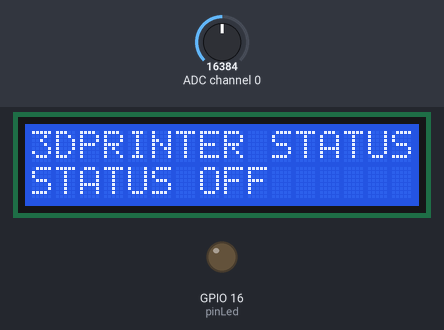
The program below on a simulated Raspberry Pi (BCM pin numbers). Shown: 16×2 character LCD, output pins drawn as LEDs (lit = HIGH). The test bench sets the inputs (shaded band); at power-on: ADC channel 0 = 16384 (analog values on the 0–32767 scale). What the program prints to the terminal is not drawn.

Above: at 1.4 s.
1.5 s: ADC channel 0 set to 528
3.5 s: ADC channel 0 set to 440
At 5.8 s:
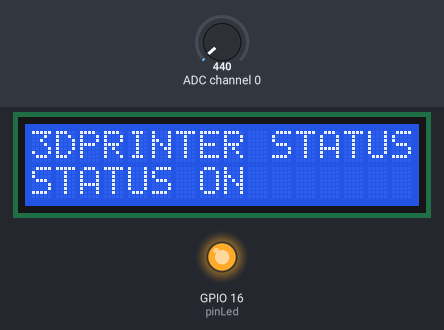
6.1 s: ADC channel 0 set to 3932
At 6.7 s:
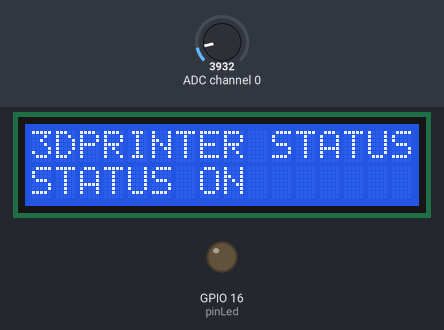
8.2 s: ADC channel 0 set to 173
At 8.84 s:
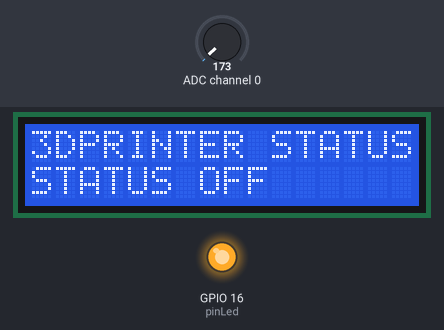
10.3 s: ADC channel 0 set to 827
At 11.9 s:
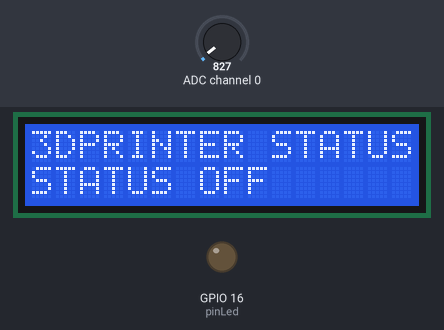
Timing chart, 0 to 13.4 s (numbered marks = the images above; inputs shaded):
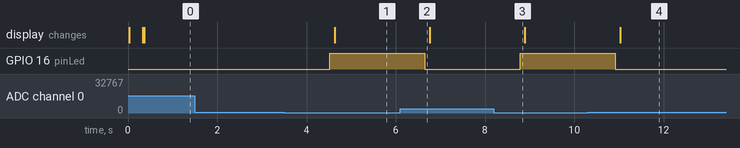

The program:

ldrlcd.py
```python
import Adafruit_ADS1x15
from time import sleep, strftime, time
import RPi.GPIO as GPIO
import numpy
import lcddriver
from time import *

lcd = lcddriver.lcd()

GPIO.setmode(GPIO.BCM)
GPIO.setwarnings(False)

adc = Adafruit_ADS1x15.ADS1115()
GAIN = 1

pinLed = 16
GPIO.setup(pinLed, GPIO.OUT)

# collect/read ldr sensor value wit ADS1115
def ldr():
    ldrValue = adc.read_adc(0, gain=GAIN)
    return ldrValue

 # run forever except terminated
while True:
	try:
    #convert to 0 - 100% if needed
		per = numpy.interp(ldr(), [0,4000], [0, 100])

    #print values
		print('LDR raw value: ' + str(ldr()) + ' :::' + str(int(per)) + '%')

    #if value < 6000: it is now dark, turn LED on
		if ldr() < 500:
			GPIO.output(pinLed, GPIO.HIGH)
                        lcd.lcd_display_string("3DPRINTER STATUS", 1)
                        lcd.lcd_display_string("STATUS ON", 2)
		else:
			GPIO.output(pinLed, GPIO.LOW)
                        lcd.lcd_display_string("3DPRINTER STATUS", 1)
                        lcd.lcd_display_string("STATUS OFF", 2)
		sleep(2)
	except KeyboardInterrupt:
        	GPIO.cleanup()
	        sleep(1)
```

lcddriver.py
```python
import i2c_lib
from time import *

# LCD Address
ADDRESS = 0x27
PORT=1
# commands
LCD_CLEARDISPLAY = 0x01
LCD_RETURNHOME = 0x02
LCD_ENTRYMODESET = 0x04
LCD_DISPLAYCONTROL = 0x08
LCD_CURSORSHIFT = 0x10
LCD_FUNCTIONSET = 0x20
LCD_SETCGRAMADDR = 0x40
LCD_SETDDRAMADDR = 0x80

# flags for display entry mode
LCD_ENTRYRIGHT = 0x00
LCD_ENTRYLEFT = 0x02
LCD_ENTRYSHIFTINCREMENT = 0x01
LCD_ENTRYSHIFTDECREMENT = 0x00

# flags for display on/off control
LCD_DISPLAYON = 0x04
LCD_DISPLAYOFF = 0x00
LCD_CURSORON = 0x02
LCD_CURSOROFF = 0x00
LCD_BLINKON = 0x01
LCD_BLINKOFF = 0x00

# flags for display/cursor shift
LCD_DISPLAYMOVE = 0x08
LCD_CURSORMOVE = 0x00
LCD_MOVERIGHT = 0x04
LCD_MOVELEFT = 0x00

# flags for function set
LCD_8BITMODE = 0x10
LCD_4BITMODE = 0x00
LCD_2LINE = 0x08
LCD_1LINE = 0x00
LCD_5x10DOTS = 0x04
LCD_5x8DOTS = 0x00

# flags for backlight control
LCD_BACKLIGHT = 0x08
LCD_NOBACKLIGHT = 0x00

En = 0b00000100 # Enable bit
Rw = 0b00000010 # Read/Write bit
Rs = 0b00000001 # Register select bit

# LCD Size
LCD_LINE_COUNT = 2
LCD_CHARS_PER_LINE = 16

class lcd:
   #initializes objects and lcd
   def __init__(self):
      self.lcd_device = i2c_lib.i2c_device(ADDRESS)

      self.lcd_write(0x03)
      self.lcd_write(0x03)
      self.lcd_write(0x03)
      self.lcd_write(0x02)

      self.lcd_write(LCD_FUNCTIONSET | LCD_2LINE | LCD_5x8DOTS | LCD_4BITMODE)
      self.lcd_write(LCD_DISPLAYCONTROL | LCD_DISPLAYON)
      self.lcd_write(LCD_CLEARDISPLAY)
      self.lcd_write(LCD_ENTRYMODESET | LCD_ENTRYLEFT)
      sleep(0.2)

   # clocks EN to latch command
   def lcd_strobe(self, data):
      self.lcd_device.write_cmd(data | En | LCD_BACKLIGHT)
      sleep(.0005)
      self.lcd_device.write_cmd(((data & ~En) | LCD_BACKLIGHT))
      sleep(.0001)

   def lcd_write_four_bits(self, data):
      self.lcd_device.write_cmd(data | LCD_BACKLIGHT)
      self.lcd_strobe(data)

   # write a command to lcd
   def lcd_write(self, cmd, mode=0):
      self.lcd_write_four_bits(mode | (cmd & 0xF0))
      self.lcd_write_four_bits(mode | ((cmd << 4) & 0xF0))

   # put string function
   def lcd_display_string(self, string, line):
      if line == 1:
         self.lcd_write(0x80)
      if line == 2:
         self.lcd_write(0xC0)
      if line == 3:
         self.lcd_write(0x94)
      if line == 4:
         self.lcd_write(0xD4)

      for char in string.ljust(LCD_CHARS_PER_LINE):
         self.lcd_write(ord(char), Rs)

   # clear lcd and set to home
   def lcd_clear(self):
      self.lcd_write(LCD_CLEARDISPLAY)
      self.lcd_write(LCD_RETURNHOME)
```

i2c_lib.py
```python
import smbus
from time import *

class i2c_device:
   def __init__(self, addr, port=1):
      self.addr = addr
      self.bus = smbus.SMBus(port)

# Write a single command
   def write_cmd(self, cmd):
      self.bus.write_byte(self.addr, cmd)
      sleep(0.0001)

# Write a command and argument
   def write_cmd_arg(self, cmd, data):
      self.bus.write_byte_data(self.addr, cmd, data)
      sleep(0.0001)

# Write a block of data
   def write_block_data(self, cmd, data):
      self.bus.write_block_data(self.addr, cmd, data)
      sleep(0.0001)

# Read a single byte
   def read(self):
      return self.bus.read_byte(self.addr)

# Read
   def read_data(self, cmd):
      return self.bus.read_byte_data(self.addr, cmd)

# Read a block of data
   def read_block_data(self, cmd):
      return self.bus.read_block_data(self.addr, cmd)
```

Measured:
- the behaviour switches between 504 and 496 on ADC channel 0 (found by bisection; images 0 and 1)
- after the input at 1.5 s, every drawn part: stays the same
- after the input at 3.5 s, GPIO 16 (pinLed): LOW → HIGH after 1.0 s; the display: changes after 1.1 s (image 1)
- after the input at 6.1 s, GPIO 16 (pinLed): HIGH → LOW after 0.55 s
- after the input at 8.2 s, GPIO 16 (pinLed): LOW → HIGH after 0.59 s
- after the input at 10.3 s, GPIO 16 (pinLed): HIGH → LOW after 0.62 s; the display: changes after 0.73 s (image 4)
